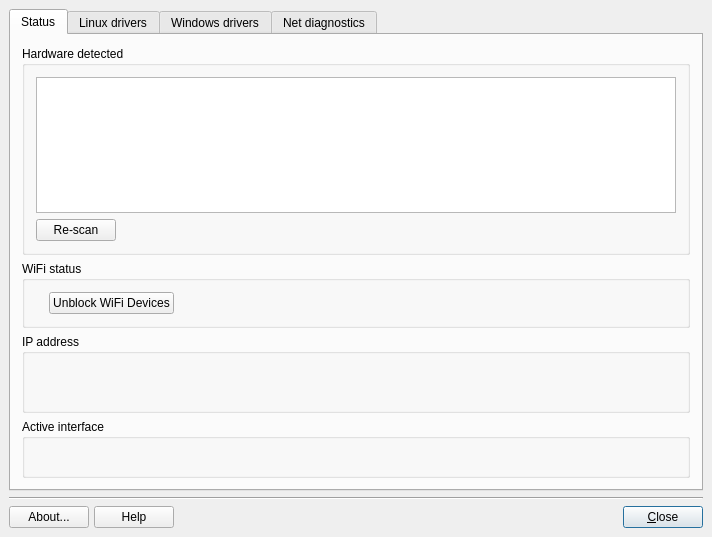
<?xml version="1.0" encoding="UTF-8"?>
<ui version="4.0">
 <class>MainWindow</class>
 <widget class="QDialog" name="MainWindow">
  <property name="geometry">
   <rect>
    <x>0</x>
    <y>0</y>
    <width>712</width>
    <height>537</height>
   </rect>
  </property>
  <property name="sizePolicy">
   <sizepolicy hsizetype="Minimum" vsizetype="Minimum">
    <horstretch>0</horstretch>
    <verstretch>0</verstretch>
   </sizepolicy>
  </property>
  <property name="minimumSize">
   <size>
    <width>0</width>
    <height>537</height>
   </size>
  </property>
  <property name="windowTitle">
   <string>MX Network Assistant</string>
  </property>
  <property name="locale">
   <locale language="English" country="UnitedStates"/>
  </property>
  <property name="sizeGripEnabled">
   <bool>false</bool>
  </property>
  <layout class="QGridLayout" name="gridLayout_4">
   <property name="leftMargin">
    <number>9</number>
   </property>
   <property name="topMargin">
    <number>9</number>
   </property>
   <property name="rightMargin">
    <number>9</number>
   </property>
   <property name="bottomMargin">
    <number>9</number>
   </property>
   <item row="0" column="0">
    <widget class="QTabWidget" name="tabWidget">
     <property name="sizePolicy">
      <sizepolicy hsizetype="Minimum" vsizetype="Expanding">
       <horstretch>0</horstretch>
       <verstretch>0</verstretch>
      </sizepolicy>
     </property>
     <property name="locale">
      <locale language="English" country="UnitedStates"/>
     </property>
     <property name="currentIndex">
      <number>0</number>
     </property>
     <property name="elideMode">
      <enum>Qt::ElideNone</enum>
     </property>
     <widget class="QWidget" name="statusTab">
      <attribute name="icon">
       <iconset theme="emblem-documents">
        <normaloff>.</normaloff>.</iconset>
      </attribute>
      <attribute name="title">
       <string>Status</string>
      </attribute>
      <layout class="QGridLayout" name="gridLayout_8">
       <item row="2" column="0">
        <widget class="QGroupBox" name="groupIP">
         <property name="title">
          <string>IP address</string>
         </property>
         <layout class="QVBoxLayout" name="verticalLayout_7">
          <item>
           <widget class="QLabel" name="labelIP">
            <property name="text">
             <string/>
            </property>
           </widget>
          </item>
          <item>
           <widget class="QLabel" name="labelRouterIP">
            <property name="text">
             <string/>
            </property>
           </widget>
          </item>
         </layout>
        </widget>
       </item>
       <item row="4" column="0">
        <spacer name="verticalSpacer">
         <property name="orientation">
          <enum>Qt::Vertical</enum>
         </property>
         <property name="sizeHint" stdset="0">
          <size>
           <width>20</width>
           <height>40</height>
          </size>
         </property>
        </spacer>
       </item>
       <item row="0" column="0">
        <widget class="QGroupBox" name="hardwaregroupBox">
         <property name="title">
          <string>Hardware detected</string>
         </property>
         <layout class="QGridLayout" name="gridLayout_6">
          <item row="1" column="1">
           <spacer name="horizontalSpacer">
            <property name="orientation">
             <enum>Qt::Horizontal</enum>
            </property>
            <property name="sizeHint" stdset="0">
             <size>
              <width>40</width>
              <height>20</height>
             </size>
            </property>
           </spacer>
          </item>
          <item row="1" column="0">
           <widget class="QPushButton" name="hwDiagnosePushButton">
            <property name="sizePolicy">
             <sizepolicy hsizetype="Minimum" vsizetype="Fixed">
              <horstretch>0</horstretch>
              <verstretch>0</verstretch>
             </sizepolicy>
            </property>
            <property name="maximumSize">
             <size>
              <width>180</width>
              <height>16777215</height>
             </size>
            </property>
            <property name="text">
             <string>Re-scan</string>
            </property>
            <property name="icon">
             <iconset theme="view-refresh">
              <normaloff>.</normaloff>.</iconset>
            </property>
           </widget>
          </item>
          <item row="0" column="0" colspan="2">
           <widget class="QListWidget" name="hwList">
            <property name="sizePolicy">
             <sizepolicy hsizetype="Expanding" vsizetype="Expanding">
              <horstretch>0</horstretch>
              <verstretch>0</verstretch>
             </sizepolicy>
            </property>
            <property name="minimumSize">
             <size>
              <width>0</width>
              <height>65</height>
             </size>
            </property>
            <property name="maximumSize">
             <size>
              <width>16777215</width>
              <height>500</height>
             </size>
            </property>
            <property name="mouseTracking">
             <bool>true</bool>
            </property>
            <property name="focusPolicy">
             <enum>Qt::StrongFocus</enum>
            </property>
            <property name="contextMenuPolicy">
             <enum>Qt::CustomContextMenu</enum>
            </property>
            <property name="layoutDirection">
             <enum>Qt::LeftToRight</enum>
            </property>
            <property name="autoFillBackground">
             <bool>false</bool>
            </property>
            <property name="autoScroll">
             <bool>true</bool>
            </property>
            <property name="selectionMode">
             <enum>QAbstractItemView::SingleSelection</enum>
            </property>
            <property name="textElideMode">
             <enum>Qt::ElideLeft</enum>
            </property>
            <property name="verticalScrollMode">
             <enum>QAbstractItemView::ScrollPerPixel</enum>
            </property>
            <property name="viewMode">
             <enum>QListView::ListMode</enum>
            </property>
            <property name="modelColumn">
             <number>0</number>
            </property>
            <property name="uniformItemSizes">
             <bool>true</bool>
            </property>
           </widget>
          </item>
         </layout>
        </widget>
       </item>
       <item row="3" column="0">
        <widget class="QGroupBox" name="groupInterface">
         <property name="title">
          <string>Active interface</string>
         </property>
         <layout class="QVBoxLayout" name="verticalLayout_3">
          <item>
           <widget class="QLabel" name="labelInterface">
            <property name="text">
             <string/>
            </property>
           </widget>
          </item>
         </layout>
        </widget>
       </item>
       <item row="1" column="0">
        <widget class="QGroupBox" name="groupWifi">
         <property name="title">
          <string>WiFi status</string>
         </property>
         <layout class="QHBoxLayout" name="horizontalLayout_4">
          <item>
           <widget class="QLabel" name="labelWifi">
            <property name="text">
             <string/>
            </property>
           </widget>
          </item>
          <item>
           <widget class="QPushButton" name="hwUnblock">
            <property name="enabled">
             <bool>true</bool>
            </property>
            <property name="sizePolicy">
             <sizepolicy hsizetype="Minimum" vsizetype="Fixed">
              <horstretch>0</horstretch>
              <verstretch>0</verstretch>
             </sizepolicy>
            </property>
            <property name="toolTip">
             <string>Unblocks all soft/hard blocked wireless devices</string>
            </property>
            <property name="text">
             <string>Unblock WiFi Devices</string>
            </property>
            <property name="icon">
             <iconset theme="network-wireless">
              <normaloff>.</normaloff>.</iconset>
            </property>
           </widget>
          </item>
          <item>
           <spacer name="horizontalSpacer_2">
            <property name="orientation">
             <enum>Qt::Horizontal</enum>
            </property>
            <property name="sizeHint" stdset="0">
             <size>
              <width>40</width>
              <height>20</height>
             </size>
            </property>
           </spacer>
          </item>
         </layout>
        </widget>
       </item>
      </layout>
     </widget>
     <widget class="QWidget" name="linuxTab">
      <attribute name="icon">
       <iconset resource="images.qrc">
        <normaloff>:/icons/tux.png</normaloff>:/icons/tux.png</iconset>
      </attribute>
      <attribute name="title">
       <string>Linux drivers</string>
      </attribute>
      <layout class="QVBoxLayout" name="verticalLayout_2">
       <item>
        <widget class="QGroupBox" name="driversGroupBox">
         <property name="minimumSize">
          <size>
           <width>0</width>
           <height>0</height>
          </size>
         </property>
         <property name="title">
          <string>Associated Linux drivers</string>
         </property>
         <layout class="QGridLayout" name="gridLayout_3">
          <item row="3" column="1">
           <widget class="QPushButton" name="linuxDrvLoad">
            <property name="enabled">
             <bool>false</bool>
            </property>
            <property name="text">
             <string>Load Driver</string>
            </property>
            <property name="icon">
             <iconset resource="images.qrc">
              <normaloff>:/icons/connect_creating.png</normaloff>:/icons/connect_creating.png</iconset>
            </property>
           </widget>
          </item>
          <item row="1" column="0" colspan="4">
           <widget class="QListWidget" name="linuxDrvList">
            <property name="sizePolicy">
             <sizepolicy hsizetype="Expanding" vsizetype="Expanding">
              <horstretch>0</horstretch>
              <verstretch>0</verstretch>
             </sizepolicy>
            </property>
            <property name="minimumSize">
             <size>
              <width>0</width>
              <height>65</height>
             </size>
            </property>
            <property name="maximumSize">
             <size>
              <width>16777215</width>
              <height>500</height>
             </size>
            </property>
            <property name="contextMenuPolicy">
             <enum>Qt::CustomContextMenu</enum>
            </property>
            <property name="layoutDirection">
             <enum>Qt::LeftToRight</enum>
            </property>
            <property name="autoFillBackground">
             <bool>false</bool>
            </property>
            <property name="verticalScrollBarPolicy">
             <enum>Qt::ScrollBarAsNeeded</enum>
            </property>
            <property name="selectionMode">
             <enum>QAbstractItemView::SingleSelection</enum>
            </property>
            <property name="verticalScrollMode">
             <enum>QAbstractItemView::ScrollPerItem</enum>
            </property>
            <property name="viewMode">
             <enum>QListView::ListMode</enum>
            </property>
            <property name="modelColumn">
             <number>0</number>
            </property>
            <property name="uniformItemSizes">
             <bool>true</bool>
            </property>
           </widget>
          </item>
          <item row="3" column="2">
           <widget class="QPushButton" name="linuxDrvUnload">
            <property name="enabled">
             <bool>false</bool>
            </property>
            <property name="text">
             <string>Unload Driver</string>
            </property>
            <property name="icon">
             <iconset resource="images.qrc">
              <normaloff>:/icons/connect_no.png</normaloff>:/icons/connect_no.png</iconset>
            </property>
           </widget>
          </item>
          <item row="3" column="0">
           <widget class="QPushButton" name="linuxDrvDiagnosePushButton">
            <property name="maximumSize">
             <size>
              <width>180</width>
              <height>16777215</height>
             </size>
            </property>
            <property name="text">
             <string>Re-scan</string>
            </property>
            <property name="icon">
             <iconset theme="view-refresh">
              <normaloff>.</normaloff>.</iconset>
            </property>
           </widget>
          </item>
          <item row="3" column="3">
           <widget class="QPushButton" name="linuxDrvBlacklistPushButton">
            <property name="enabled">
             <bool>false</bool>
            </property>
            <property name="minimumSize">
             <size>
              <width>156</width>
              <height>0</height>
             </size>
            </property>
            <property name="text">
             <string>Blacklist Driver</string>
            </property>
            <property name="icon">
             <iconset resource="images.qrc">
              <normaloff>:/icons/file_locked.png</normaloff>:/icons/file_locked.png</iconset>
            </property>
           </widget>
          </item>
         </layout>
        </widget>
       </item>
      </layout>
     </widget>
     <widget class="QWidget" name="windowsTab">
      <attribute name="icon">
       <iconset resource="images.qrc">
        <normaloff>:/icons/samba.png</normaloff>:/icons/samba.png</iconset>
      </attribute>
      <attribute name="title">
       <string>Windows drivers</string>
      </attribute>
      <layout class="QVBoxLayout" name="verticalLayout">
       <item>
        <widget class="QGroupBox" name="groupBox">
         <property name="title">
          <string>Available Windows drivers</string>
         </property>
         <layout class="QGridLayout" name="gridLayout_5">
          <item row="0" column="0" colspan="5">
           <widget class="QListWidget" name="windowsDrvList">
            <property name="sizePolicy">
             <sizepolicy hsizetype="Expanding" vsizetype="Expanding">
              <horstretch>0</horstretch>
              <verstretch>0</verstretch>
             </sizepolicy>
            </property>
            <property name="minimumSize">
             <size>
              <width>0</width>
              <height>65</height>
             </size>
            </property>
            <property name="maximumSize">
             <size>
              <width>16777215</width>
              <height>500</height>
             </size>
            </property>
            <property name="contextMenuPolicy">
             <enum>Qt::CustomContextMenu</enum>
            </property>
           </widget>
          </item>
          <item row="1" column="2">
           <widget class="QPushButton" name="windowsDrvRemovePushButton">
            <property name="enabled">
             <bool>false</bool>
            </property>
            <property name="text">
             <string>Remove Driver</string>
            </property>
            <property name="icon">
             <iconset theme="list-remove">
              <normaloff>.</normaloff>.</iconset>
            </property>
           </widget>
          </item>
          <item row="1" column="1">
           <widget class="QPushButton" name="windowsDrvAddPushButton">
            <property name="text">
             <string>Add Driver</string>
            </property>
            <property name="icon">
             <iconset theme="list-add">
              <normaloff>.</normaloff>.</iconset>
            </property>
           </widget>
          </item>
          <item row="1" column="0">
           <widget class="QPushButton" name="windowsDrvDiagnosePushButton">
            <property name="sizePolicy">
             <sizepolicy hsizetype="Minimum" vsizetype="Fixed">
              <horstretch>0</horstretch>
              <verstretch>0</verstretch>
             </sizepolicy>
            </property>
            <property name="maximumSize">
             <size>
              <width>180</width>
              <height>16777215</height>
             </size>
            </property>
            <property name="text">
             <string>Re-scan</string>
            </property>
            <property name="icon">
             <iconset theme="view-refresh">
              <normaloff>.</normaloff>.</iconset>
            </property>
           </widget>
          </item>
         </layout>
         <zorder>windowsDrvList</zorder>
         <zorder>windowsDrvDiagnosePushButton</zorder>
         <zorder>windowsDrvAddPushButton</zorder>
         <zorder>windowsDrvRemovePushButton</zorder>
        </widget>
       </item>
       <item>
        <widget class="QGroupBox" name="groupBoxWindows">
         <property name="title">
          <string>About NDISwrapper</string>
         </property>
         <layout class="QGridLayout" name="gridLayout_7">
          <item row="1" column="0">
           <widget class="QPushButton" name="installNdiswrapper">
            <property name="sizePolicy">
             <sizepolicy hsizetype="Minimum" vsizetype="Fixed">
              <horstretch>0</horstretch>
              <verstretch>0</verstretch>
             </sizepolicy>
            </property>
            <property name="text">
             <string>Install NDISwrapper</string>
            </property>
            <property name="icon">
             <iconset theme="list-add">
              <normaloff>.</normaloff>.</iconset>
            </property>
           </widget>
          </item>
          <item row="0" column="0" colspan="3">
           <widget class="QLabel" name="labelNdiswrapper">
            <property name="text">
             <string>In order to use Windows drivers you need first to install NDISwrapper</string>
            </property>
            <property name="wordWrap">
             <bool>true</bool>
            </property>
           </widget>
          </item>
          <item row="1" column="1">
           <widget class="QPushButton" name="uninstallNdiswrapper">
            <property name="sizePolicy">
             <sizepolicy hsizetype="Minimum" vsizetype="Fixed">
              <horstretch>0</horstretch>
              <verstretch>0</verstretch>
             </sizepolicy>
            </property>
            <property name="text">
             <string>Uninstall NDISwrapper</string>
            </property>
            <property name="icon">
             <iconset theme="list-remove">
              <normaloff>.</normaloff>.</iconset>
            </property>
           </widget>
          </item>
          <item row="1" column="2">
           <spacer name="horizontalSpacer_3">
            <property name="orientation">
             <enum>Qt::Horizontal</enum>
            </property>
            <property name="sizeHint" stdset="0">
             <size>
              <width>40</width>
              <height>20</height>
             </size>
            </property>
           </spacer>
          </item>
         </layout>
        </widget>
       </item>
      </layout>
     </widget>
     <widget class="QWidget" name="diagnosticsTab">
      <attribute name="icon">
       <iconset resource="images.qrc">
        <normaloff>:/icons/network-workgroup.png</normaloff>:/icons/network-workgroup.png</iconset>
      </attribute>
      <attribute name="title">
       <string>Net diagnostics</string>
      </attribute>
      <layout class="QVBoxLayout">
       <item>
        <widget class="QGroupBox" name="pingGroupBox">
         <property name="minimumSize">
          <size>
           <width>0</width>
           <height>0</height>
          </size>
         </property>
         <property name="title">
          <string>Ping</string>
         </property>
         <layout class="QGridLayout" name="gridLayout_2">
          <item row="0" column="0">
           <widget class="QLabel" name="labelPingURL">
            <property name="text">
             <string>Target URL:</string>
            </property>
           </widget>
          </item>
          <item row="0" column="1">
           <widget class="QLineEdit" name="pingHostEdit"/>
          </item>
          <item row="0" column="2">
           <widget class="QLabel" name="labelPackets">
            <property name="text">
             <string>Packets</string>
            </property>
           </widget>
          </item>
          <item row="0" column="3">
           <widget class="QSpinBox" name="pingPacketNumber">
            <property name="minimum">
             <number>1</number>
            </property>
            <property name="value">
             <number>10</number>
            </property>
           </widget>
          </item>
          <item row="1" column="0" colspan="4">
           <widget class="QTextEdit" name="pingOutputEdit">
            <property name="undoRedoEnabled">
             <bool>false</bool>
            </property>
            <property name="lineWrapMode">
             <enum>QTextEdit::NoWrap</enum>
            </property>
            <property name="lineWrapColumnOrWidth">
             <number>0</number>
            </property>
            <property name="readOnly">
             <bool>true</bool>
            </property>
           </widget>
          </item>
          <item row="2" column="0" colspan="2">
           <layout class="QHBoxLayout" name="horizontalLayout_2">
            <item>
             <widget class="QPushButton" name="pingButton">
              <property name="text">
               <string>Start</string>
              </property>
              <property name="icon">
               <iconset theme="system-search">
                <normaloff>.</normaloff>.</iconset>
              </property>
              <property name="default">
               <bool>false</bool>
              </property>
             </widget>
            </item>
            <item>
             <widget class="QPushButton" name="clearPingOutput">
              <property name="enabled">
               <bool>false</bool>
              </property>
              <property name="text">
               <string>Clear</string>
              </property>
              <property name="icon">
               <iconset theme="user-trash">
                <normaloff>.</normaloff>.</iconset>
              </property>
             </widget>
            </item>
            <item>
             <widget class="QPushButton" name="cancelPing">
              <property name="enabled">
               <bool>false</bool>
              </property>
              <property name="text">
               <string>Cancel</string>
              </property>
              <property name="icon">
               <iconset>
                <normaloff>../../../../../../../../usr/share/mx-network-assistant/icons/gtk-cancel.png</normaloff>../../../../../../../../usr/share/mx-network-assistant/icons/gtk-cancel.png</iconset>
              </property>
             </widget>
            </item>
           </layout>
          </item>
         </layout>
        </widget>
       </item>
       <item>
        <widget class="QGroupBox" name="tracerouteGroupBox">
         <property name="minimumSize">
          <size>
           <width>0</width>
           <height>0</height>
          </size>
         </property>
         <property name="baseSize">
          <size>
           <width>0</width>
           <height>0</height>
          </size>
         </property>
         <property name="title">
          <string>Traceroute</string>
         </property>
         <layout class="QGridLayout" name="gridLayout">
          <item row="0" column="0">
           <widget class="QLabel" name="labelURL">
            <property name="text">
             <string>Target URL:</string>
            </property>
           </widget>
          </item>
          <item row="0" column="1">
           <widget class="QLineEdit" name="tracerouteHostEdit"/>
          </item>
          <item row="0" column="2">
           <widget class="QLabel" name="labelHops">
            <property name="text">
             <string>Hops</string>
            </property>
           </widget>
          </item>
          <item row="0" column="3">
           <widget class="QSpinBox" name="traceHopsNumber">
            <property name="minimum">
             <number>1</number>
            </property>
            <property name="value">
             <number>30</number>
            </property>
           </widget>
          </item>
          <item row="1" column="0" colspan="4">
           <widget class="QTextEdit" name="tracerouteOutputEdit">
            <property name="verticalScrollBarPolicy">
             <enum>Qt::ScrollBarAsNeeded</enum>
            </property>
            <property name="undoRedoEnabled">
             <bool>false</bool>
            </property>
            <property name="lineWrapMode">
             <enum>QTextEdit::NoWrap</enum>
            </property>
            <property name="lineWrapColumnOrWidth">
             <number>0</number>
            </property>
            <property name="readOnly">
             <bool>true</bool>
            </property>
            <property name="html">
             <string>&lt;!DOCTYPE HTML PUBLIC &quot;-//W3C//DTD HTML 4.0//EN&quot; &quot;http://www.w3.org/TR/REC-html40/strict.dtd&quot;&gt;
&lt;html&gt;&lt;head&gt;&lt;meta name=&quot;qrichtext&quot; content=&quot;1&quot; /&gt;&lt;style type=&quot;text/css&quot;&gt;
p, li { white-space: pre-wrap; }
&lt;/style&gt;&lt;/head&gt;&lt;body style=&quot; font-family:'Noto Sans'; font-size:10.5pt; font-weight:400; font-style:normal;&quot;&gt;
&lt;p style=&quot;-qt-paragraph-type:empty; margin-top:0px; margin-bottom:0px; margin-left:0px; margin-right:0px; -qt-block-indent:0; text-indent:0px; font-family:'Sans Serif'; font-size:9pt;&quot;&gt;&lt;br /&gt;&lt;/p&gt;&lt;/body&gt;&lt;/html&gt;</string>
            </property>
           </widget>
          </item>
          <item row="2" column="0" colspan="2">
           <layout class="QHBoxLayout" name="horizontalLayout">
            <item>
             <widget class="QPushButton" name="tracerouteButton">
              <property name="text">
               <string>Start</string>
              </property>
              <property name="icon">
               <iconset theme="system-search">
                <normaloff>.</normaloff>.</iconset>
              </property>
              <property name="default">
               <bool>false</bool>
              </property>
             </widget>
            </item>
            <item>
             <widget class="QPushButton" name="clearTraceOutput">
              <property name="enabled">
               <bool>false</bool>
              </property>
              <property name="text">
               <string>Clear</string>
              </property>
              <property name="icon">
               <iconset theme="user-trash">
                <normaloff>.</normaloff>.</iconset>
              </property>
             </widget>
            </item>
            <item>
             <widget class="QPushButton" name="cancelTrace">
              <property name="enabled">
               <bool>false</bool>
              </property>
              <property name="text">
               <string>Cancel</string>
              </property>
              <property name="icon">
               <iconset>
                <normaloff>../../../../../../../../usr/share/mx-network-assistant/icons/gtk-cancel.png</normaloff>../../../../../../../../usr/share/mx-network-assistant/icons/gtk-cancel.png</iconset>
              </property>
             </widget>
            </item>
           </layout>
          </item>
         </layout>
        </widget>
       </item>
      </layout>
     </widget>
    </widget>
   </item>
   <item row="1" column="0">
    <widget class="Line" name="line">
     <property name="frameShape">
      <enum>QFrame::HLine</enum>
     </property>
     <property name="frameShadow">
      <enum>QFrame::Sunken</enum>
     </property>
     <property name="orientation">
      <enum>Qt::Horizontal</enum>
     </property>
    </widget>
   </item>
   <item row="2" column="0">
    <layout class="QHBoxLayout" name="horizontalLayout_3">
     <property name="spacing">
      <number>5</number>
     </property>
     <property name="leftMargin">
      <number>0</number>
     </property>
     <property name="topMargin">
      <number>0</number>
     </property>
     <property name="rightMargin">
      <number>0</number>
     </property>
     <property name="bottomMargin">
      <number>0</number>
     </property>
     <item>
      <widget class="QPushButton" name="buttonAbout">
       <property name="text">
        <string>About...</string>
       </property>
       <property name="icon">
        <iconset theme="help-about">
         <normaloff>.</normaloff>.</iconset>
       </property>
       <property name="shortcut">
        <string/>
       </property>
       <property name="autoDefault">
        <bool>true</bool>
       </property>
      </widget>
     </item>
     <item>
      <widget class="QPushButton" name="generalHelpPushButton">
       <property name="text">
        <string>Help</string>
       </property>
       <property name="icon">
        <iconset theme="help-contents">
         <normaloff>.</normaloff>.</iconset>
       </property>
      </widget>
     </item>
     <item>
      <spacer name="spacerLeft">
       <property name="orientation">
        <enum>Qt::Horizontal</enum>
       </property>
       <property name="sizeHint" stdset="0">
        <size>
         <width>116</width>
         <height>20</height>
        </size>
       </property>
      </spacer>
     </item>
     <item>
      <widget class="QLabel" name="MXlogo">
       <property name="maximumSize">
        <size>
         <width>32</width>
         <height>32</height>
        </size>
       </property>
       <property name="locale">
        <locale language="English" country="UnitedStates"/>
       </property>
       <property name="text">
        <string/>
       </property>
       <property name="pixmap">
        <pixmap resource="images.qrc">:/icons/logo.png</pixmap>
       </property>
       <property name="scaledContents">
        <bool>true</bool>
       </property>
      </widget>
     </item>
     <item>
      <spacer name="spacerRight">
       <property name="orientation">
        <enum>Qt::Horizontal</enum>
       </property>
       <property name="sizeType">
        <enum>QSizePolicy::Expanding</enum>
       </property>
       <property name="sizeHint" stdset="0">
        <size>
         <width>75</width>
         <height>20</height>
        </size>
       </property>
      </spacer>
     </item>
     <item>
      <widget class="QPushButton" name="buttonCancel">
       <property name="text">
        <string>&amp;Close</string>
       </property>
       <property name="icon">
        <iconset theme="window-close">
         <normaloff>.</normaloff>.</iconset>
       </property>
       <property name="shortcut">
        <string>Alt+C</string>
       </property>
       <property name="autoDefault">
        <bool>true</bool>
       </property>
       <property name="default">
        <bool>true</bool>
       </property>
      </widget>
     </item>
    </layout>
   </item>
  </layout>
 </widget>
 <layoutdefault spacing="6" margin="11"/>
 <tabstops>
  <tabstop>tabWidget</tabstop>
  <tabstop>buttonAbout</tabstop>
  <tabstop>generalHelpPushButton</tabstop>
  <tabstop>buttonCancel</tabstop>
  <tabstop>hwList</tabstop>
  <tabstop>pingHostEdit</tabstop>
  <tabstop>pingPacketNumber</tabstop>
  <tabstop>pingOutputEdit</tabstop>
  <tabstop>pingButton</tabstop>
  <tabstop>clearPingOutput</tabstop>
  <tabstop>cancelPing</tabstop>
  <tabstop>tracerouteHostEdit</tabstop>
  <tabstop>traceHopsNumber</tabstop>
  <tabstop>tracerouteOutputEdit</tabstop>
  <tabstop>tracerouteButton</tabstop>
  <tabstop>clearTraceOutput</tabstop>
  <tabstop>cancelTrace</tabstop>
 </tabstops>
 <resources>
  <include location="images.qrc"/>
 </resources>
 <connections>
  <connection>
   <sender>pingHostEdit</sender>
   <signal>editingFinished()</signal>
   <receiver>pingButton</receiver>
   <slot>setFocus()</slot>
   <hints>
    <hint type="sourcelabel">
     <x>306</x>
     <y>87</y>
    </hint>
    <hint type="destinationlabel">
     <x>108</x>
     <y>220</y>
    </hint>
   </hints>
  </connection>
  <connection>
   <sender>tracerouteHostEdit</sender>
   <signal>editingFinished()</signal>
   <receiver>tracerouteButton</receiver>
   <slot>setFocus()</slot>
   <hints>
    <hint type="sourcelabel">
     <x>313</x>
     <y>294</y>
    </hint>
    <hint type="destinationlabel">
     <x>110</x>
     <y>427</y>
    </hint>
   </hints>
  </connection>
 </connections>
</ui>
